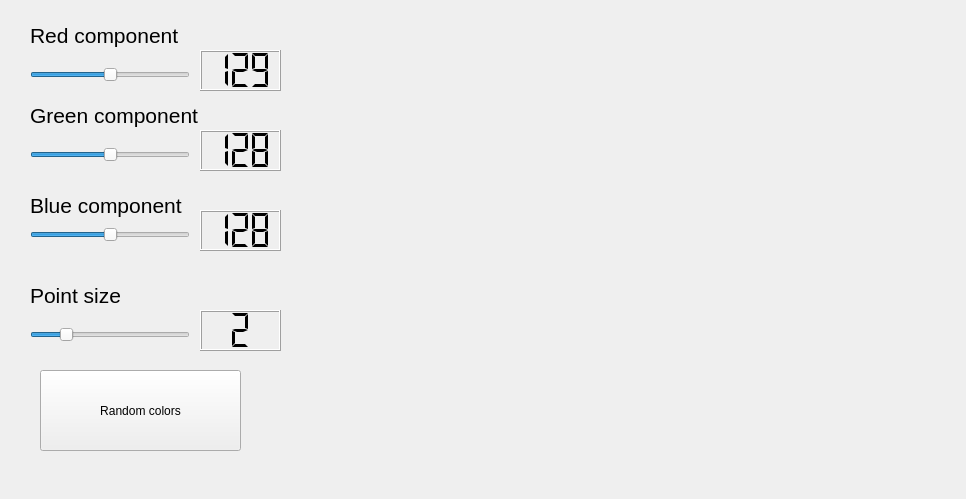
<?xml version="1.0" encoding="UTF-8"?>
<ui version="4.0">
    <class>PCLViewer</class>
    <widget class="QMainWindow" name="PCLViewer">
        <property name="geometry">
            <rect>
                <x>0</x>
                <y>0</y>
                <width>966</width>
                <height>499</height>
            </rect>
        </property>
        <property name="minimumSize">
            <size>
                <width>0</width>
                <height>0</height>
            </size>
        </property>
        <property name="maximumSize">
            <size>
                <width>5000</width>
                <height>5000</height>
            </size>
        </property>
        <property name="windowTitle">
            <string>PCLViewer</string>
        </property>
        <widget class="QWidget" name="centralwidget">
            <widget class="QVTKWidget" name="qvtkWidget" native="true">
                <property name="geometry">
                    <rect>
                        <x>300</x>
                        <y>10</y>
                        <width>640</width>
                        <height>480</height>
                    </rect>
                </property>
            </widget>
            <widget class="QSlider" name="horizontalSlider_R">
                <property name="geometry">
                    <rect>
                        <x>30</x>
                        <y>60</y>
                        <width>160</width>
                        <height>29</height>
                    </rect>
                </property>
                <property name="maximum">
                    <number>255</number>
                </property>
                <property name="value">
                    <number>128</number>
                </property>
                <property name="orientation">
                    <enum>Qt::Horizontal</enum>
                </property>
            </widget>
            <widget class="QSlider" name="horizontalSlider_G">
                <property name="geometry">
                    <rect>
                        <x>30</x>
                        <y>140</y>
                        <width>160</width>
                        <height>29</height>
                    </rect>
                </property>
                <property name="maximum">
                    <number>255</number>
                </property>
                <property name="value">
                    <number>128</number>
                </property>
                <property name="orientation">
                    <enum>Qt::Horizontal</enum>
                </property>
            </widget>
            <widget class="QSlider" name="horizontalSlider_B">
                <property name="geometry">
                    <rect>
                        <x>30</x>
                        <y>220</y>
                        <width>160</width>
                        <height>29</height>
                    </rect>
                </property>
                <property name="maximum">
                    <number>255</number>
                </property>
                <property name="value">
                    <number>128</number>
                </property>
                <property name="orientation">
                    <enum>Qt::Horizontal</enum>
                </property>
            </widget>
            <widget class="QLCDNumber" name="lcdNumber_R">
                <property name="geometry">
                    <rect>
                        <x>200</x>
                        <y>50</y>
                        <width>81</width>
                        <height>41</height>
                    </rect>
                </property>
                <property name="digitCount">
                    <number>3</number>
                </property>
                <property name="segmentStyle">
                    <enum>QLCDNumber::Flat</enum>
                </property>
                <property name="intValue" stdset="0">
                    <number>129</number>
                </property>
            </widget>
            <widget class="QLCDNumber" name="lcdNumber_G">
                <property name="geometry">
                    <rect>
                        <x>200</x>
                        <y>130</y>
                        <width>81</width>
                        <height>41</height>
                    </rect>
                </property>
                <property name="digitCount">
                    <number>3</number>
                </property>
                <property name="segmentStyle">
                    <enum>QLCDNumber::Flat</enum>
                </property>
                <property name="intValue" stdset="0">
                    <number>128</number>
                </property>
            </widget>
            <widget class="QLCDNumber" name="lcdNumber_B">
                <property name="geometry">
                    <rect>
                        <x>200</x>
                        <y>210</y>
                        <width>81</width>
                        <height>41</height>
                    </rect>
                </property>
                <property name="digitCount">
                    <number>3</number>
                </property>
                <property name="segmentStyle">
                    <enum>QLCDNumber::Flat</enum>
                </property>
                <property name="intValue" stdset="0">
                    <number>128</number>
                </property>
            </widget>
            <widget class="QSlider" name="horizontalSlider_p">
                <property name="geometry">
                    <rect>
                        <x>30</x>
                        <y>320</y>
                        <width>160</width>
                        <height>29</height>
                    </rect>
                </property>
                <property name="minimum">
                    <number>1</number>
                </property>
                <property name="maximum">
                    <number>6</number>
                </property>
                <property name="value">
                    <number>2</number>
                </property>
                <property name="orientation">
                    <enum>Qt::Horizontal</enum>
                </property>
            </widget>
            <widget class="QLCDNumber" name="lcdNumber_p">
                <property name="geometry">
                    <rect>
                        <x>200</x>
                        <y>310</y>
                        <width>81</width>
                        <height>41</height>
                    </rect>
                </property>
                <property name="digitCount">
                    <number>1</number>
                </property>
                <property name="segmentStyle">
                    <enum>QLCDNumber::Flat</enum>
                </property>
                <property name="intValue" stdset="0">
                    <number>2</number>
                </property>
            </widget>
            <widget class="QLabel" name="label">
                <property name="geometry">
                    <rect>
                        <x>30</x>
                        <y>20</y>
                        <width>191</width>
                        <height>31</height>
                    </rect>
                </property>
                <property name="font">
                    <font>
                        <pointsize>16</pointsize>
                        <weight>50</weight>
                        <italic>false</italic>
                        <bold>false</bold>
                    </font>
                </property>
                <property name="text">
                    <string>Red component</string>
                </property>
            </widget>
            <widget class="QLabel" name="label_2">
                <property name="geometry">
                    <rect>
                        <x>30</x>
                        <y>100</y>
                        <width>191</width>
                        <height>31</height>
                    </rect>
                </property>
                <property name="font">
                    <font>
                        <pointsize>16</pointsize>
                        <weight>50</weight>
                        <italic>false</italic>
                        <bold>false</bold>
                    </font>
                </property>
                <property name="text">
                    <string>Green component</string>
                </property>
            </widget>
            <widget class="QLabel" name="label_3">
                <property name="geometry">
                    <rect>
                        <x>30</x>
                        <y>190</y>
                        <width>191</width>
                        <height>31</height>
                    </rect>
                </property>
                <property name="font">
                    <font>
                        <pointsize>16</pointsize>
                        <weight>50</weight>
                        <italic>false</italic>
                        <bold>false</bold>
                    </font>
                </property>
                <property name="text">
                    <string>Blue component</string>
                </property>
            </widget>
            <widget class="QLabel" name="label_4">
                <property name="geometry">
                    <rect>
                        <x>30</x>
                        <y>280</y>
                        <width>141</width>
                        <height>31</height>
                    </rect>
                </property>
                <property name="font">
                    <font>
                        <pointsize>16</pointsize>
                        <weight>50</weight>
                        <italic>false</italic>
                        <bold>false</bold>
                    </font>
                </property>
                <property name="text">
                    <string>Point size</string>
                </property>
            </widget>
            <widget class="QPushButton" name="pushButton_random">
                <property name="geometry">
                    <rect>
                        <x>40</x>
                        <y>370</y>
                        <width>201</width>
                        <height>81</height>
                    </rect>
                </property>
                <property name="text">
                    <string>Random colors</string>
                </property>
            </widget>
        </widget>
    </widget>
    <customwidgets>
        <customwidget>
            <class>QVTKWidget</class>
            <extends>QWidget</extends>
            <header>QVTKWidget.h</header>
        </customwidget>
    </customwidgets>
    <resources/>
    <connections>
        <connection>
            <sender>horizontalSlider_R</sender>
            <signal>sliderMoved(int)</signal>
            <receiver>lcdNumber_R</receiver>
            <slot>display(int)</slot>
            <hints>
                <hint type="sourcelabel">
                    <x>136</x>
                    <y>111</y>
                </hint>
                <hint type="destinationlabel">
                    <x>222</x>
                    <y>115</y>
                </hint>
            </hints>
        </connection>
        <connection>
            <sender>horizontalSlider_G</sender>
            <signal>sliderMoved(int)</signal>
            <receiver>lcdNumber_G</receiver>
            <slot>display(int)</slot>
            <hints>
                <hint type="sourcelabel">
                    <x>166</x>
                    <y>193</y>
                </hint>
                <hint type="destinationlabel">
                    <x>235</x>
                    <y>195</y>
                </hint>
            </hints>
        </connection>
        <connection>
            <sender>horizontalSlider_B</sender>
            <signal>sliderMoved(int)</signal>
            <receiver>lcdNumber_B</receiver>
            <slot>display(int)</slot>
            <hints>
                <hint type="sourcelabel">
                    <x>185</x>
                    <y>273</y>
                </hint>
                <hint type="destinationlabel">
                    <x>224</x>
                    <y>275</y>
                </hint>
            </hints>
        </connection>
        <connection>
            <sender>horizontalSlider_p</sender>
            <signal>sliderMoved(int)</signal>
            <receiver>lcdNumber_p</receiver>
            <slot>display(int)</slot>
            <hints>
                <hint type="sourcelabel">
                    <x>136</x>
                    <y>352</y>
                </hint>
                <hint type="destinationlabel">
                    <x>253</x>
                    <y>342</y>
                </hint>
            </hints>
        </connection>
    </connections>
</ui>
